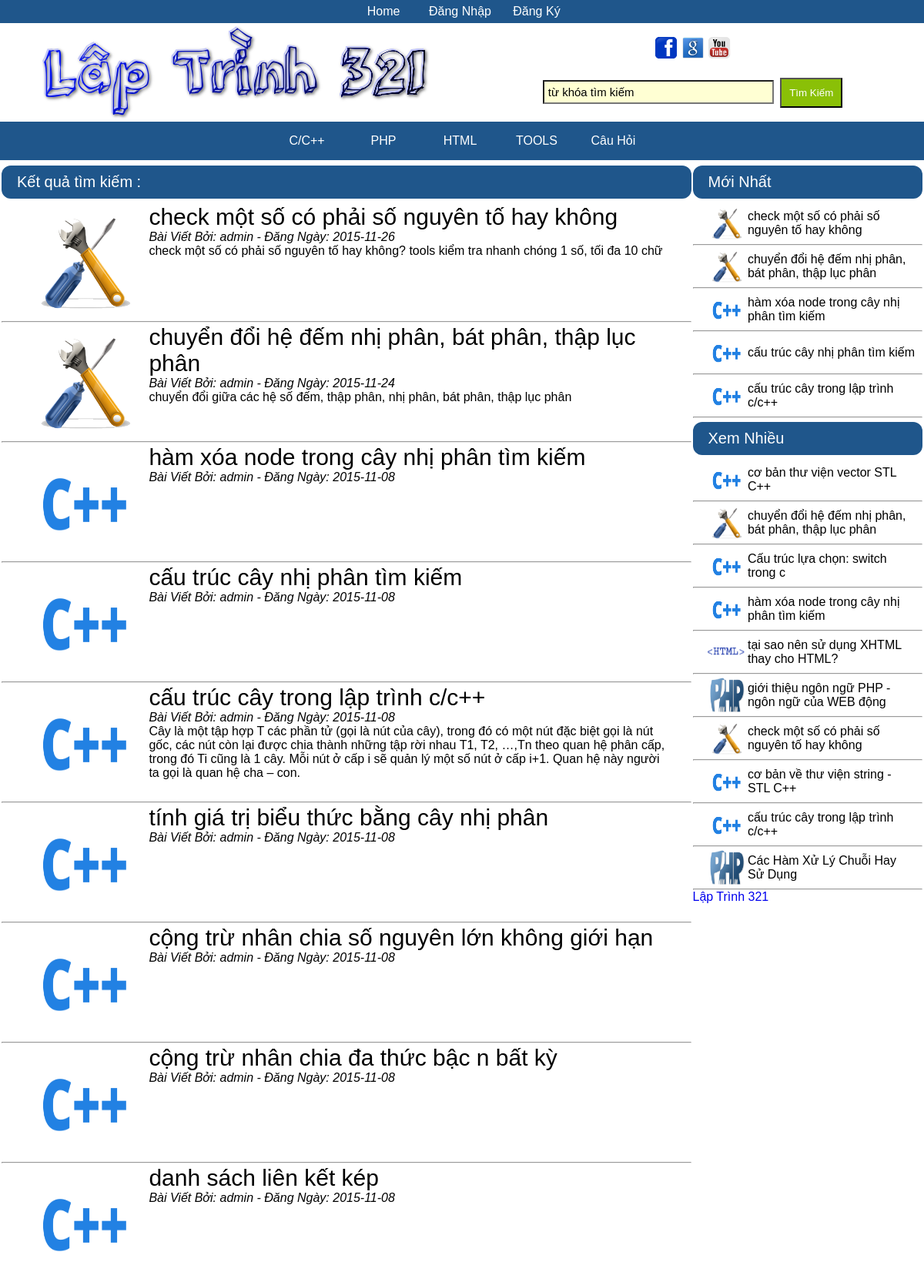
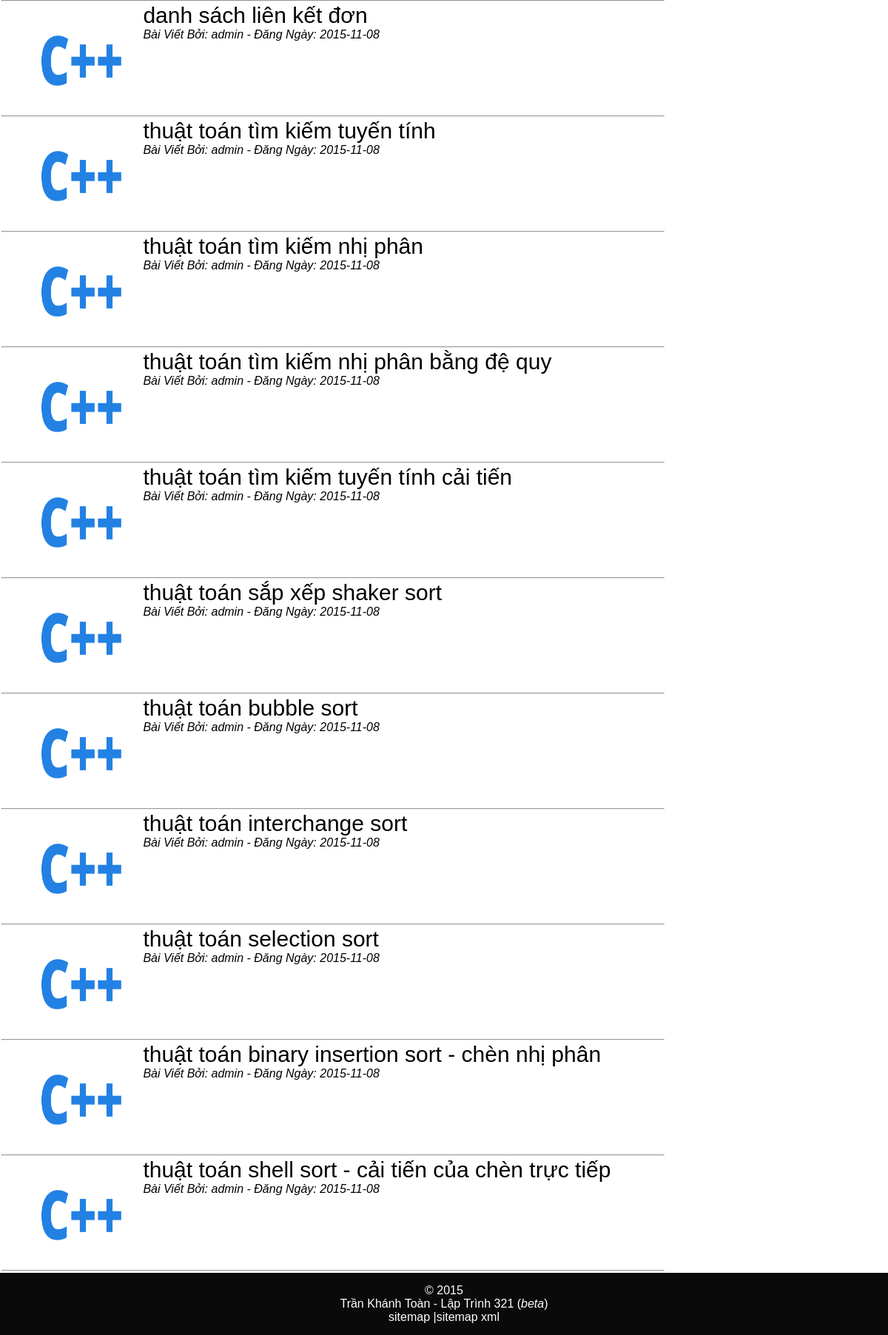
Page /timkiem.php on the committed database (2 pictures, top to bottom).
### tables this page shows
CREATE TABLE IF NOT EXISTS `menu_tren` (
  `title` text,
  `link` text,
  `id` int(11) NOT NULL
);

CREATE TABLE IF NOT EXISTS `chuyenmuc` (
  `id` int(10) unsigned NOT NULL,
  `title` text,
  `image` varchar(255) DEFAULT NULL
);

CREATE TABLE IF NOT EXISTS `baiviet` (
  `idbv` int(10) unsigned NOT NULL,
  `subject` text,
  `content` longtext,
  `image_bv` varchar(255) DEFAULT NULL,
  `parent` int(10) unsigned NOT NULL,
  `date_add` date DEFAULT NULL,
  `views` int(11) DEFAULT '0',
  `author` int(11) NOT NULL DEFAULT '1',
  `des` longtext
);

CREATE TABLE IF NOT EXISTS `users` (
  `uid` int(10) unsigned NOT NULL,
  `username` varchar(255) NOT NULL,
  `pass` varchar(255) NOT NULL,
  `email` varchar(255) DEFAULT NULL,
  `birthday` date DEFAULT NULL,
  `checkmail` int(11) DEFAULT '0',
  `lastlogin` int(15) DEFAULT NULL,
  `avatar` text,
  `gender` text
);

CREATE TABLE IF NOT EXISTS `options` (
  `footer` text,
  `maxpage` int(11) DEFAULT NULL,
  `maxpage_cmt` int(11) DEFAULT NULL,
  `facebook` text,
  `google` text,
  `youtube` text
);

### config.php (called while the page is built, shortened)
<?php
$servername = "localhost";
$username = "root";
$password = "";
$dbname = "laptrinh321";
$homeurl = "http://laptrinh321.dev:8080";
$conn = mysqli_connect($servername, $username, $password, $dbname);
mysqli_set_charset($conn,'utf8');
$sql="SELECT * FROM options";
$result=mysqli_query($conn,$sql);
$row=mysqli_fetch_assoc($result);
$maxpage=$row['maxpage'];
$option_footer=$row['footer'];
function rewrite($s)
{
	$a=array("á","à","ả","ã","ạ","Á","À","Ả","Ã","Ạ",
			 "ắ","ằ","ẳ","ẵ","ặ","Ắ","Ằ","Ẳ","Ẵ","Ặ","ă","Ă",
			 "ấ","ầ","ẩ","ẫ","ậ","Ấ","Ầ","Ẩ","Ẫ","Ậ","â","Â",
			 "đ","Đ","A","B","C","D","E","F","G","H","I","J","K","L","M","N","O","P","Q","R","S","T","U","V","W","X","Y","Z",
			 "é","è","ẻ","ẽ","ẹ","É","È","Ẻ","Ẽ","Ẹ",
			 "ế","ề","ể","ễ","ệ","Ế","Ề","Ể","Ễ","Ệ","ê","Ê",
			 "í","ì","ỉ","ĩ","ị","Í","Ì","Ỉ","Ĩ","Ị",
			 "ó","ò","ỏ","õ","ọ","Ó","Ò","Ỏ","Õ","Ọ",
			 "ố","ồ","ổ","ỗ","ộ","Ố","Ồ","Ổ","Ỗ","Ộ","ô","Ô",
			 "ớ","ờ","ở","ỡ","ợ","Ớ","Ờ","Ở","Ỡ","Ợ","ơ","Ơ",
			 "ú","ù","ủ","ũ","ụ","Ú","Ù","Ủ","Ũ","Ụ",
			 "ứ","ừ","ử","ữ","ự","Ứ","Ừ","Ử","Ữ","Ự","ư","Ư",
			 "ý","ỳ","ỷ","ỹ","ỵ","Ý","Ỳ","Ỷ","Ỹ","Ỵ",",","+","[","]","-",":","/",
			 "*","(",")","?","\"");
	$b=array("a","a","a","a","a","a","a","a","a","a",
		     "a","a","a","a","a","a","a","a","a","a","a","a",
		     "a","a","a","a","a","a","a","a","a","a","a","a",
		     "d","d","a","b","c","d","e","f","g","h","i","j","k","l","m","n","o","p","q","r","s","t","u","v","w","x","y","z",
		     "e","e","e","e","e","e","e","e","e","e",
		     "e","e","e","e","e","e","e","e","e","e","e","e",
		     "i","i","i","i","i","i","i","i","i","i",
		     "o","o","o","o","o","o","o","o","o","o",
		     "o","o","o","o","o","o","o","o","o","o","o","o",
		     "o","o","o","o","o","o","o","o","o","o","o","o",
		     "u","u","u","u","u","u","u","u","u","u",
		     "u","u","u","u","u","u","u","u","u","u","u","u",
		     "y","y","y","y","y","y","y","y","y","y","","","","","","","",
		     "","","","","");
	$s=str_replace($a,$b,$s);
	$s=str_replace(" ","-",$s);
	return $s;
}
?>

### timkiem.php (the view, shortened to what this page needs)
<?php include "header.php" ?>
<table style="width:100%">
	<tr>
		<td style="vertical-align:top;width:75%">
			<div class="header">Kết quả tìm kiếm : <?php if(isset($_GET['q'])) echo $_GET['q']; ?></div>
<?php
$q='';
$sql="SELECT * FROM baiviet WHERE subject like '%".$q."%' ORDER BY idbv DESC LIMIT 20";
$result = mysqli_query($conn,$sql);
if(mysqli_num_rows($result)>0)
{
	while($row=mysqli_fetch_assoc($result))
	{
		?>
		<a href="<?php echo $row['idbv']; ?>-<?php echo rewrite($row['subject']); ?>.html">
			<table class="list">
				<tr>
					<td width="150px">
						<img style="width:150px;height:150px" src="<?php echo $row['image_bv']; ?>"/>
					</td>
					<td style="padding-left:5px;vertical-align:top">
						<font style="font-size:30px"><?php echo $row['subject']; ?></font>
						<br/>
						<i>
						Bài Viết Bởi:
						<?php
						$sql1="SELECT username FROM users WHERE uid=".$row['author'];
						$result1=mysqli_query($conn,$sql1);
						$row1=mysqli_fetch_assoc($result1);
						echo $row1['username'];
						 ?>
						- Đăng Ngày: <?php echo $row['date_add']; ?>
						</i>
						<br/>
						<?php if($row['des']!=NULL) echo $row['des']; ?>
					</td>
				</tr>
			</table>
		</a>
		<hr/>
<?php
	}
}
else echo "<br/>không tìm thấy trong tài liệu nào!<br/>"
?>
		</td>
<?php include "footer.php" ?>

### function/menu_tren.php
<div class="menu_tren">
	<ul>
	<?php
	$sql="SELECT * FROM menu_tren";
	if($result = mysqli_query($conn,$sql))
	if(mysqli_num_rows($result)>0)
	{
		while($row=mysqli_fetch_assoc($result))
		{
			?>
				<li><a href="<?php echo $row['link']; ?>"><?php echo $row['title']; ?></a></li>
			<?php
		}
	}
	if(isset($_SESSION['uid']))
	{
?>
		<li><a href="<?php echo $homeurl; ?>/datcauhoi.php">Đặt Câu Hỏi</a></li>
		<li><a href="<?php echo $homeurl; ?>/thong_bao.php">Thông Báo(<?php echo thong_bao($_SESSION['uid']); ?>)</a></li>
		<li><a href="<?php echo $homeurl; ?>/profile.php">Profile</a></li>
		<li><a href="<?php echo $homeurl; ?>/logout.php">Đăng Xuất</a></li>
<?php
	}
	else
	{
?>
		<li><a href="<?php echo $homeurl; ?>/login.php">Đăng Nhập</a></li>
		<li><a href="<?php echo $homeurl; ?>/register.php">Đăng Ký</a></li>
<?php
	}
	?>
</ul>
</div>

### function/main-menu.php
<div class="main-menu">
	  		<ul>
<?php
$sql="SELECT * FROM chuyenmuc";
if($result=mysqli_query($conn,$sql))
if(mysqli_num_rows($result)>0)
{
	while($row=mysqli_fetch_assoc($result))
	{
?>
				<li>
					<a href="<?php echo $homeurl; ?>/category-<?php echo $row['id']; ?>-<?php echo rewrite($row['title']); ?>.html"><?php echo $row['title']; ?></a>
				</li>
<?php
	}
}
?>
			</ul>
		</div>

### footer.php (shortened to what this page needs)
<td style="vertical-align:top;width:25%">
	<?php include "function/sidebar.php"; ?>
</td>
</tr>
</table>
<div class="footer">
	<?php echo $option_footer;?>
	<a target="_blank" style="color:#fff;" href="/sitemap.php">sitemap |</a><a target="_blank" style="color:#fff;" href="/sitemap.xml">sitemap xml</a>
</div>
</body>
</html>

### function/moi_nhat.php
<div class="header">Mới Nhất</div>
<?php
$sql1="SELECT * FROM baiviet ORDER BY idbv DESC LIMIT 5";
if($result1=mysqli_query($conn,$sql1))
while($row1=mysqli_fetch_assoc($result1))
{
?>
<a href="<?php echo $row1['idbv']; ?>-<?php echo rewrite($row1['subject']); ?>.html">
<table class="list1">
	<tr>
		<td width="50px">
			<img style="width:50px;height:50px" src="<?php echo $row1['image_bv']; ?>"/>
		</td>
		<td>
			<font style="font-size:16px"><?php echo $row1['subject']; ?></font>
		</td>
	</tr>
</table>
</a>
<hr/>
<?php
}
?>

### function/xemnhieu.php
<div class="header">Xem Nhiều</div>
<?php
$sql="SELECT * FROM baiviet ORDER BY views DESC LIMIT ".$maxpage;
if($result=mysqli_query($conn,$sql))
while($row=mysqli_fetch_assoc($result))
{
?>
<a href="<?php echo $row['idbv']; ?>-<?php echo rewrite($row['subject']); ?>.html">
<table class="list1">
	<tr>
		<td width="50px">
			<img style="width:50px;height:50px" src="<?php echo $row['image_bv']; ?>"/>
		</td>
		<td>
			<font style="font-size:16px"><?php echo $row['subject']; ?></font>
		</td>
	</tr>
</table>
</a>
<hr/>
<?php
}
?>

### css/style.css (style rules this page uses)
* { text-decoration:none; margin:0; padding:0; }
html { background:#999; }
body { font-family:sans-serif; background:#fff; width:100%; margin:auto; }
.menu_tren ul, .main-menu ul { background: #1F568B; list-style-type: none; text-align: center; }
.menu_tren li { display: inline-block; width: 100px; height: 30px; line-height: 30px; margin-left: -5px; position:relative; }
.menu_tren a, .main-menu a { display:block; color:#fff; }
.main-menu li { display: inline-block; width: 100px; height: 50px; line-height: 50px; margin-left: -5px; position:relative; }
.footer { background:#0A0A0A; padding:15px 15px 15px 15px; text-align:center; color:#fff; }
.header { font-size:20px; padding:10px 10px 10px 20px; margin:5px 0px 5px 0px; color:#fff; background:#1F568B; border-radius:12px; }
.list, .list1 { width:95%; margin:auto; background:#ffffff; padding-left:10px; }

### rows in the picture
menu_tren: title "Home"
chuyenmuc: title "C/C++"
chuyenmuc: title "PHP"
chuyenmuc: title "HTML"
chuyenmuc: title "TOOLS"
chuyenmuc: title "Câu Hỏi"
baiviet: image_bv (picture), subject "check một số có phải số nguyên tố hay không", users.username "admin", date_add "2015-11-26", des "check một số có phải số nguyên tố hay không? tools kiểm tra nhanh chóng 1 số, tối đa 10 chữ"
baiviet: image_bv (picture), subject "chuyển đổi hệ đếm nhị phân, bát phân, thập lục phân", users.username "admin", date_add "2015-11-24", des "chuyển đổi giữa các hệ số đếm, thập phân, nhị phân, bát phân, thập lục phân"
baiviet: image_bv (picture), subject "hàm xóa node trong cây nhị phân tìm kiếm", users.username "admin", date_add "2015-11-08"
baiviet: image_bv (picture), subject "cấu trúc cây nhị phân tìm kiếm", users.username "admin", date_add "2015-11-08"
baiviet: image_bv (picture), subject "cấu trúc cây trong lập trình c/c++", users.username "admin", date_add "2015-11-08", des "Cây là một tập hợp T các phần tử (gọi là nút của cây), trong đó có một nút đặc biệt gọi là nút gốc, các nút còn lại được chia thành những tập rời nhau T1, T2, …,Tn theo quan hệ phân cấp, trong đó Ti cũng là 1 cây. Mỗi nút ở cấp i sẽ quản lý một số nút ở cấp i+1. Quan hệ này người ta gọi là quan hệ cha – con."
baiviet: image_bv (picture), subject "tính giá trị biểu thức bằng cây nhị phân", users.username "admin", date_add "2015-11-08"
baiviet: image_bv (picture), subject "cộng trừ nhân chia số nguyên lớn không giới hạn", users.username "admin", date_add "2015-11-08"
baiviet: image_bv (picture), subject "cộng trừ nhân chia đa thức bậc n bất kỳ", users.username "admin", date_add "2015-11-08"
baiviet: image_bv (picture), subject "danh sách liên kết kép", users.username "admin", date_add "2015-11-08"
baiviet: image_bv (picture), subject "danh sách liên kết đơn", users.username "admin", date_add "2015-11-08"
baiviet: image_bv (picture), subject "thuật toán tìm kiếm tuyến tính", users.username "admin", date_add "2015-11-08"
baiviet: image_bv (picture), subject "thuật toán tìm kiếm nhị phân", users.username "admin", date_add "2015-11-08"
baiviet: image_bv (picture), subject "thuật toán tìm kiếm nhị phân bằng đệ quy", users.username "admin", date_add "2015-11-08"
baiviet: image_bv (picture), subject "thuật toán tìm kiếm tuyến tính cải tiến", users.username "admin", date_add "2015-11-08"
baiviet: image_bv (picture), subject "thuật toán sắp xếp shaker sort", users.username "admin", date_add "2015-11-08"
baiviet: image_bv (picture), subject "thuật toán bubble sort", users.username "admin", date_add "2015-11-08"
baiviet: image_bv (picture), subject "thuật toán interchange sort", users.username "admin", date_add "2015-11-08"
baiviet: image_bv (picture), subject "thuật toán selection sort", users.username "admin", date_add "2015-11-08"
baiviet: image_bv (picture), subject "thuật toán binary insertion sort - chèn nhị phân", users.username "admin", date_add "2015-11-08"
baiviet: image_bv (picture), subject "thuật toán shell sort - cải tiến của chèn trực tiếp", users.username "admin", date_add "2015-11-08"
baiviet: image_bv (picture), subject "cơ bản thư viện vector STL C++"
baiviet: image_bv (picture), subject "Cấu trúc lựa chọn: switch trong c"
baiviet: image_bv (picture), subject "tại sao nên sử dụng XHTML thay cho HTML?"
baiviet: image_bv (picture), subject "giới thiệu ngôn ngữ PHP - ngôn ngữ của WEB động"
baiviet: image_bv (picture), subject "cơ bản về thư viện string - STL C++"
baiviet: image_bv (picture), subject "Các Hàm Xử Lý Chuỗi Hay Sử Dụng"
options: footer "© 2015 Trần Khánh Toàn - Lập Trình 321 ( beta )"
